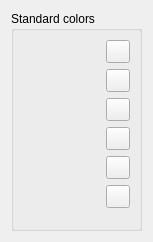
             <widget class="QWidget" name="scrollAreaWidgetContents">
              <property name="geometry">
               <rect>
                <x>0</x>
                <y>0</y>
                <width>153</width>
                <height>242</height>
               </rect>
              </property>
              <layout class="QHBoxLayout" name="horizontalLayout_46">
               <item>
                <widget class="QgsCollapsibleGroupBox" name="groupBox_7">
                 <property name="title">
                  <string>Standard colors</string>
                 </property>
                 <layout class="QGridLayout" name="gridLayout_12">
                  <item row="3" column="1">
                   <widget class="QToolButton" name="mButtonPasteColors">
                    <property name="toolTip">
                     <string>Paste colors</string>
                    </property>
                    <property name="text">
                     <string/>
                    </property>
                    <property name="icon">
                     <iconset resource="../../images/images.qrc">
                      <normaloff>:/images/themes/default/mActionEditPaste.svg</normaloff>:/images/themes/default/mActionEditPaste.svg</iconset>
                    </property>
                   </widget>
                  </item>
                  <item row="5" column="1">
                   <widget class="QToolButton" name="mButtonExportColors">
                    <property name="toolTip">
                     <string>Export colors</string>
                    </property>
                    <property name="text">
                     <string/>
                    </property>
                    <property name="icon">
                     <iconset resource="../../images/images.qrc">
                      <normaloff>:/images/themes/default/mActionFileSave.svg</normaloff>:/images/themes/default/mActionFileSave.svg</iconset>
                    </property>
                   </widget>
                  </item>
                  <item row="0" column="1">
                   <widget class="QToolButton" name="mButtonAddColor">
                    <property name="toolTip">
                     <string>Add color</string>
                    </property>
                    <property name="text">
                     <string/>
                    </property>
                    <property name="icon">
                     <iconset resource="../../images/images.qrc">
                      <normaloff>:/images/themes/default/symbologyAdd.svg</normaloff>:/images/themes/default/symbologyAdd.svg</iconset>
                    </property>
                   </widget>
                  </item>
                  <item row="1" column="1">
                   <widget class="QToolButton" name="mButtonRemoveColor">
                    <property name="toolTip">
                     <string>Remove color</string>
                    </property>
                    <property name="text">
                     <string/>
                    </property>
                    <property name="icon">
                     <iconset resource="../../images/images.qrc">
                      <normaloff>:/images/themes/default/symbologyRemove.svg</normaloff>:/images/themes/default/symbologyRemove.svg</iconset>
                    </property>
                   </widget>
                  </item>
                  <item row="6" column="1">
                   <spacer name="verticalSpacer_12">
                    <property name="orientation">
                     <enum>Qt::Vertical</enum>
                    </property>
                    <property name="sizeHint" stdset="0">
                     <size>
                      <width>20</width>
                      <height>40</height>
                     </size>
                    </property>
                   </spacer>
                  </item>
                  <item row="2" column="1">
                   <widget class="QToolButton" name="mButtonCopyColors">
                    <property name="toolTip">
                     <string>Copy colors</string>
                    </property>
                    <property name="text">
                     <string/>
                    </property>
                    <property name="icon">
                     <iconset resource="../../images/images.qrc">
                      <normaloff>:/images/themes/default/mActionCopySelected.png</normaloff>:/images/themes/default/mActionCopySelected.png</iconset>
                    </property>
                   </widget>
                  </item>
                  <item row="4" column="1">
                   <widget class="QToolButton" name="mButtonImportColors">
                    <property name="toolTip">
                     <string>Import colors from file</string>
                    </property>
                    <property name="text">
                     <string/>
                    </property>
                    <property name="icon">
                     <iconset resource="../../images/images.qrc">
                      <normaloff>:/images/themes/default/mActionFileOpen.svg</normaloff>:/images/themes/default/mActionFileOpen.svg</iconset>
                    </property>
                   </widget>
                  </item>
                  <item row="0" column="0" rowspan="8">
                   <widget class="QgsColorSchemeList" name="mTreeCustomColors" native="true"/>
                  </item>
                 </layout>
                </widget>
               </item>
              </layout>
             </widget>
